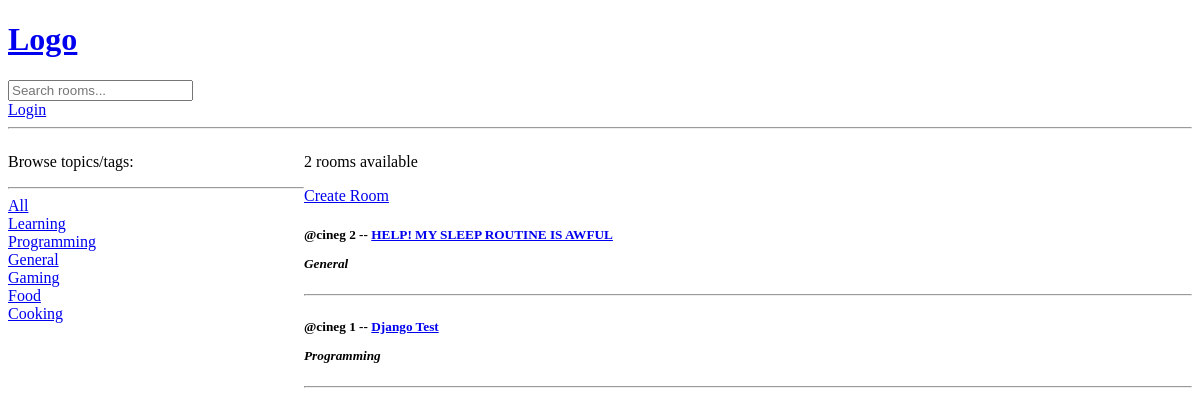
The app's page /, older data.
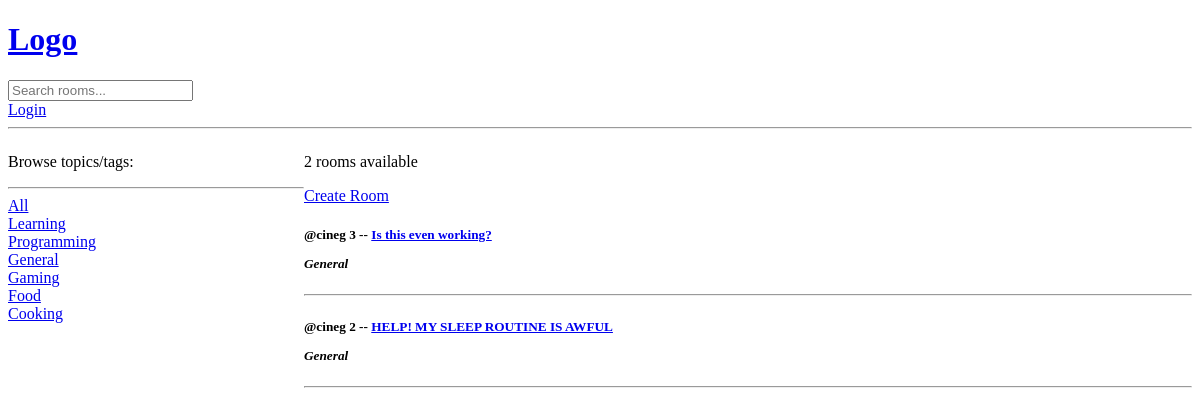
The same page, newer data.
### base/models.py (models this page shows, shortened)
class Topic(models.Model):
    name = models.CharField(max_length=200)

class Room(models.Model):
    host = models.ForeignKey(User, on_delete=models.SET_NULL, null=True)
    topic = models.ForeignKey(Topic, on_delete=models.SET_NULL, null=True)
    name = models.CharField(max_length=200)
    description = models.TextField(null=True, blank=True)
    updated = models.DateTimeField(auto_now=True)
    created = models.DateTimeField(auto_now_add=True)
    class Meta:
        ordering: list[str] = ["-updated", "-created"]

### base/views.py (the view)
# urls.py: path("", views.home, name="home"),
def home(request: HttpRequest) -> HttpResponse:
    q: str | None = request.GET.get("q")
    if q == None:
        q = ""
    rooms: BaseManager[Room] = Room.objects.filter(
        Q(topic__name__icontains=q) | Q(name__icontains=q) | Q(description__icontains=q)
    )
    topics: BaseManager[Topic] = Topic.objects.all()
    rooms_count: int = rooms.count()
    context: dict = {"rooms": rooms, "topics": topics, "rooms_count": rooms_count}
    return render(request, "base/home.html", context)

### base/templates/base/home.html (shortened to what this page needs)
{% extends "main.html" %}
{% block content %}
    <main>
        <aside>
            <p>Browse topics/tags:</p>
            <hr />
            <div>
                <a href={% url "home" %}>All</a>
            </div>
            {% for topic in topics %}
                <div>
                    <a href={% url "home" %}?q={{ topic.name }}> {{ topic.name }} </a>
                </div>
            {% endfor %}
        </aside>
        <section class="chatrooms">
            <p>{{ rooms_count }} rooms available</p>
            <a href="{% url 'create-room' %}">Create Room</a>
            {% for room in rooms %}
                <article>
                    <h5>
                        <span>@{{ room.host.username }}</span>
                        {{ room.id }} --
                        <a href="{% url 'room' room.id %}">{{ room.name }}</a>
                        <p>
                            <i>{{ room.topic.name }}</i>
                        </p>
                    </h5>
                    <hr />
                {% endfor %}
            </article>
        </section>
    </main>
{% endblock content %}

### templates/main.html (shortened to what this page needs)
<!DOCTYPE html>
{% load static %}
<html lang="en">
    <head>
        <link rel="stylesheet" href="{% static 'styles/style.css' %}" />
    </head>
    <body>
        <header>
            {% include "navigation.html" %}
        </header>
        {% block content %}
        {% endblock content %}
    </body>
</html>

### templates/navigation.html
<a href="/"> <h1>Logo</h1></a>
<form action="{% url 'home' %}" method="get">
	<input type="text" name="q" placeholder="Search rooms..." />
</form>
{% if request.user.is_authenticated %}
<a href="{% url 'logout' %}">Logout</a>
{% else %}
<a href="{% url 'login' %}">Login</a>
{% endif %}
<hr />

### static/styles/style.css (style rules this page uses)
main { display: grid; grid-template-columns: 1fr 3fr; }

Row changes from the older to the newer data that the page shows:
removed Room: host.username "cineg", id "1", name "Django Test", topic.name "Programming"
added Room: host.username "cineg", id "3", name "Is this even working?", topic.name "General"
